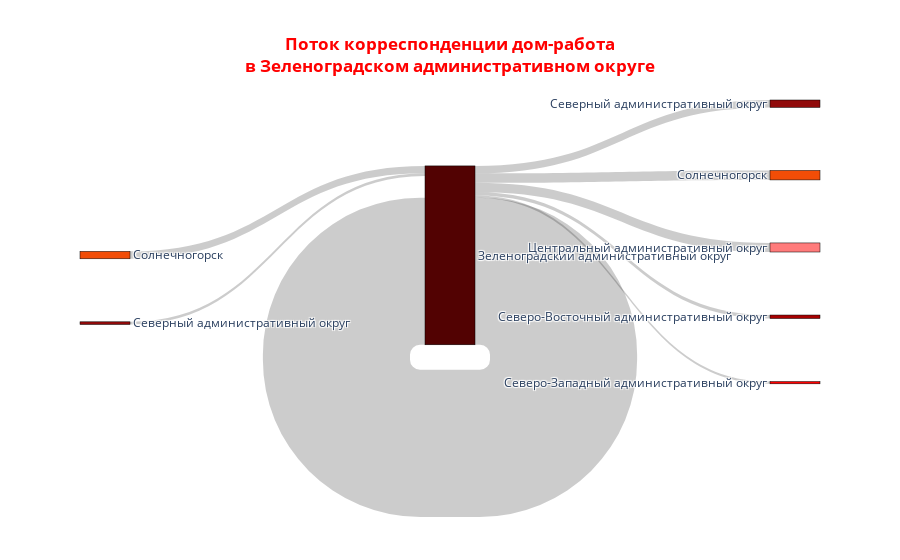

The notebook cell this image was saved under:
### Code cell
# визуализация перемещения корреспонденции дом-работа
fig = go.Figure(data=[go.Sankey(
    node = dict(
      pad = 30,
      thickness = 50,
      line = dict(color = 'black', width = 0.5),
      label = classes,
      color = ['#520202', '#910a0a', '#a70000', '#ff0000', '#f24d07', '#ff7b7b', \
               '#520202', '#910a0a', '#a70000', '#ff0000', '#f24d07', '#ff7b7b']
    ),
    link = dict(
      source = zelenograd_okrug_sankey['okrug_name_home'].values, # indices correspond to labels, eg A1, A2, A1, B1, ...
      target = [0, 7, 8, 9, 10, 11, 0, 0],
      value = zelenograd_okrug_sankey['customers_cnt_home_share'].values
  ))])

fig.update_layout(title_text='<b>Поток корреспонденции дом-работа<br>в Зеленоградском административном округе<b>', \
                  title_x=0.5, title_font_color='red', font_size=12)
fig.show()

### Figure 1 — Plotly figure (JSON) as saved in the notebook; plotly's stock layout.template omitted (floating-point values rounded to 4 significant figures)
{"data": [{"link": {"source": [0, 0, 0, 0, 0, 0, 1, 4], "target": [0, 7, 8, 9, 10, 11, 0, 0], "value": [71.4, 3.6, 1.7, 1.1, 4.6, 4.4, 1.3, 3.6]}, "node": {"color": ["#520202", "#910a0a", "#a70000", "#ff0000", "#f24d07", "#ff7b7b", "#520202", "#910a0a", "#a70000", "#ff0000", "#f24d07", "#ff7b7b"], "label": ["Зеленоградский административный округ", "Северный административный округ", "Северо-Восточный административный округ", "Северо-Западный административный округ", "Солнечногорск", "Центральный административный округ", "Зеленоградский административный округ", "Северный административный округ", "Северо-Восточный административный округ", "Северо-Западный административный округ", "Солнечногорск", "Центральный административный округ"], "line": {"color": "black", "width": 0.5}, "pad": 30, "thickness": 50}, "type": "sankey"}], "layout": {"font": {"size": 12}, "title": {"font": {"color": "red"}, "text": "<b>Поток корреспонденции дом-работа<br>в Зеленоградском административном округе<b>", "x": 0.5}}}
